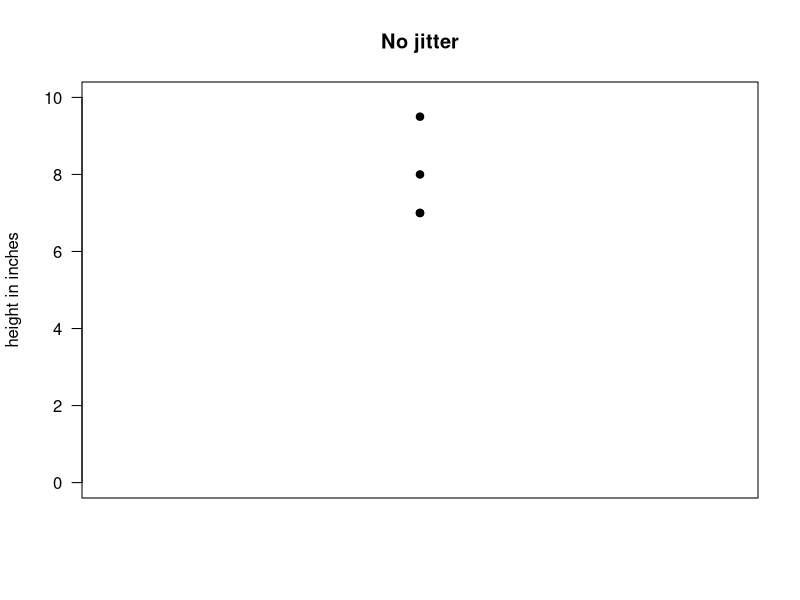
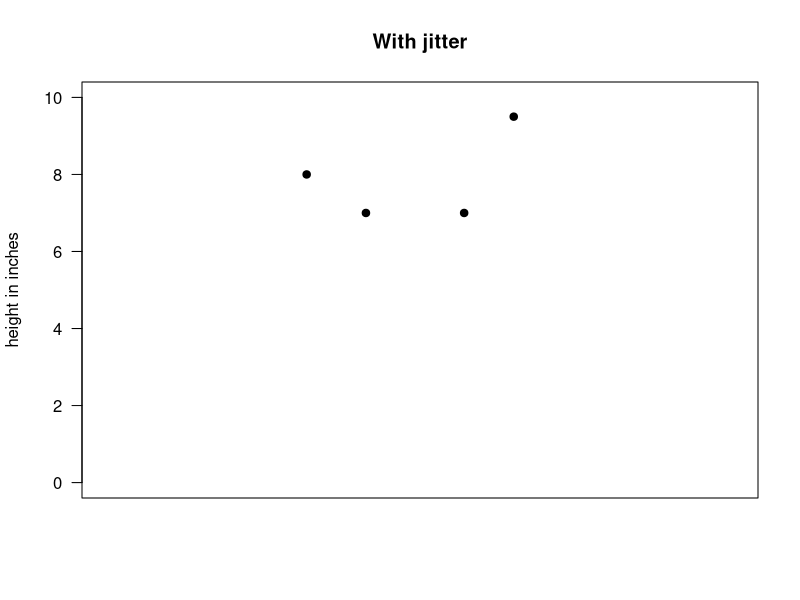
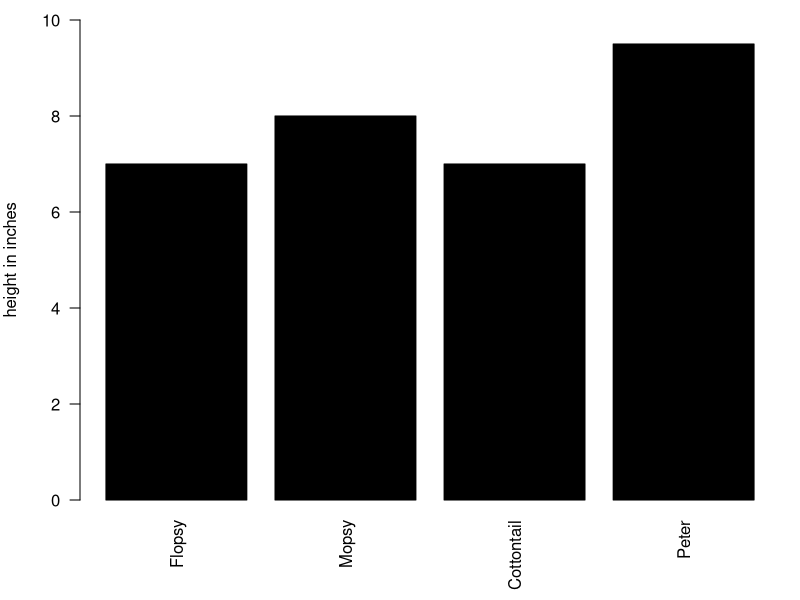
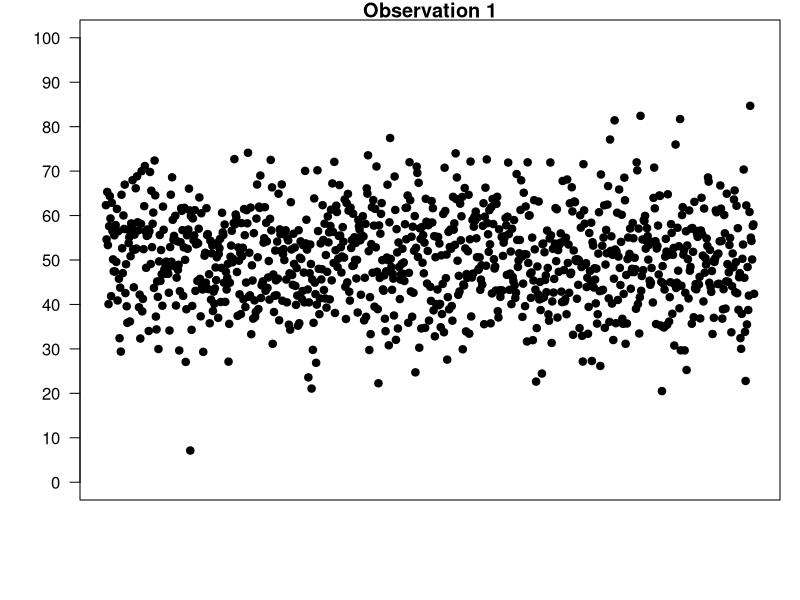
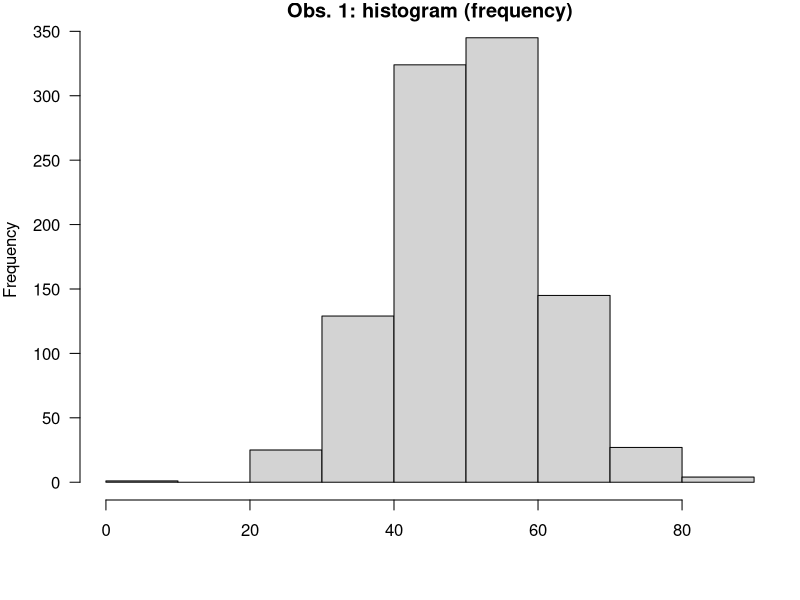
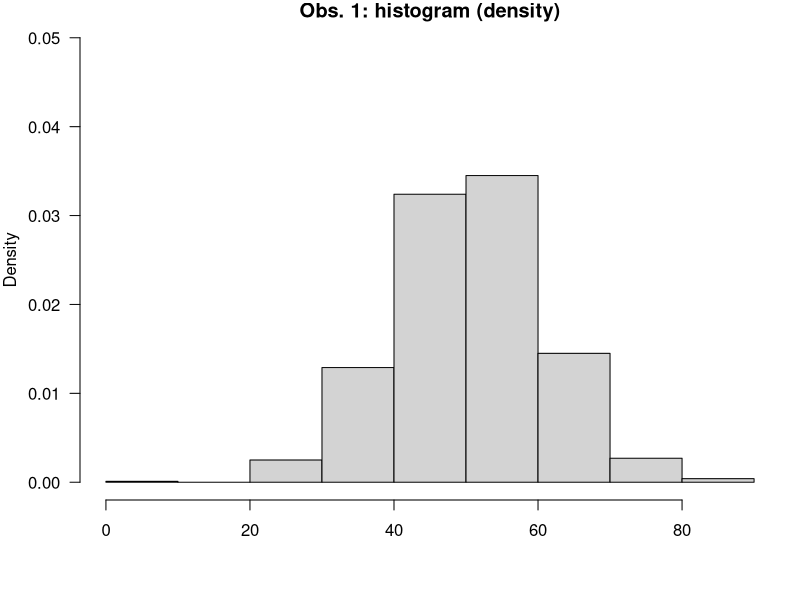
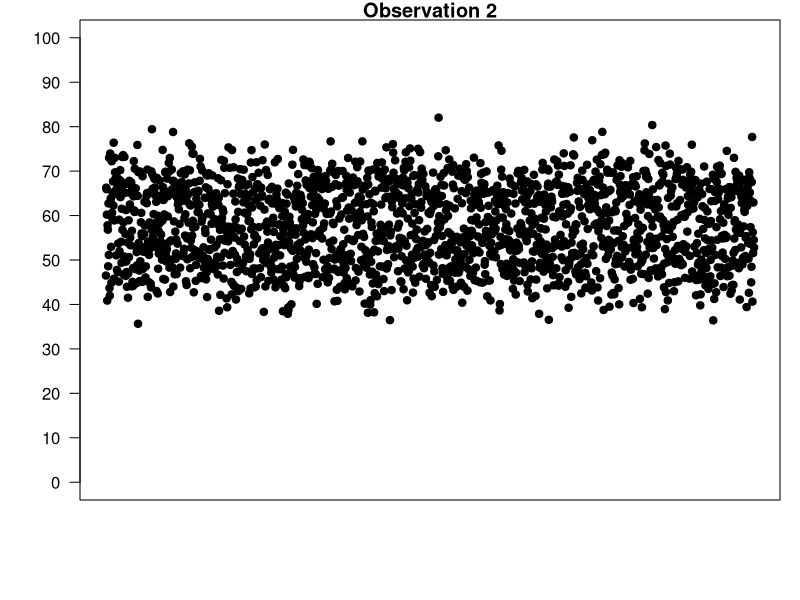
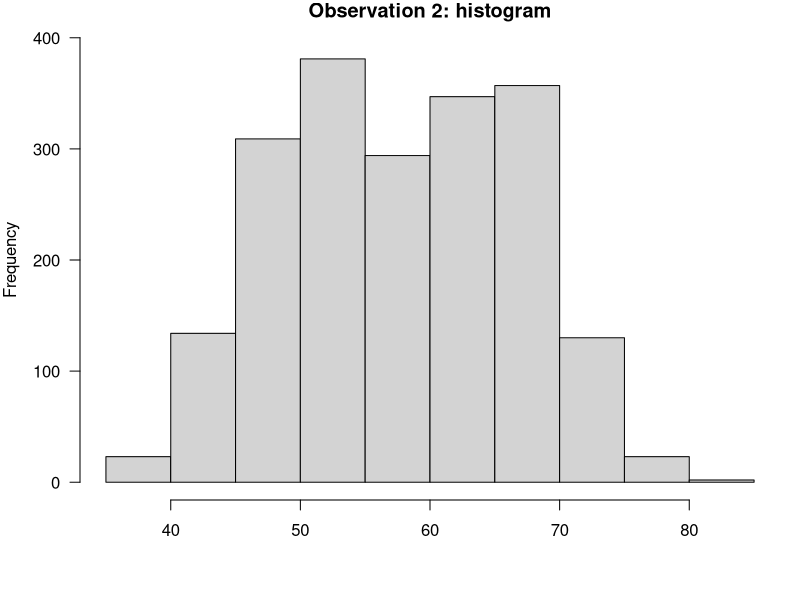

Here is the R script that generated these plots, in order:
## ---- chunk 1
knitr::opts_chunk$set(comment = NA)
knitr::opts_chunk$set( prompt=TRUE ) 

knitr::knit_hooks$set(small.mar = function(before, options, envir) {
    if (before) par(mar = c(2, 2, 1, 1))  # smaller margin on top and right
})
knitr::knit_hooks$set(left.mar = function(before, options, envir) {
    if (before) par(mar = c(2, 4, 1, 1))  # smaller margin on top and right
})
knitr::knit_hooks$set(med.mar = function(before, options, envir) {
    if (before) par(mar = c(4, 4, 1, 1))  # smaller margin on top and right
})
knitr::knit_hooks$set(bottom.mar = function(before, options, envir) {
    if (before) par(mar = c(3, 2, 1, 1))  # smaller margin on top and right
})
## ---- chunk 2
height = c(7,8,7,9.5)
weight = c(4,3.2, 3.7, 5.4)
myTable=data.frame(height, weight)
rownames(myTable)=c('Flopsy','Mopsy','Cottontail','Peter')

my_observations = rnorm(1000, mean=50, sd=10)
my_bivariate = c( rnorm(1000, mean=50, sd=5), rnorm(1000, mean=65, sd=5) )
pap_no = c( 9,17,9,0,15,12,7,0,0,0,13,10,0,0,0,8,1,7,4,
  7,2,12,1,4,0,35,6,9,0,0,12,16,16,0,6,3,0,4,
  0,0,0,0,3,2,1,7,5,23,2,3,3,5,0,3,5,17,1,
  1,4,21,0,0,2,14,5,2,0,3,6,2,1)

MCV = c( 59.5,49.0,48.7,50.1,49.9,54.5,57.0,63.2,47.5,65.1,63.5,61.3,77.3,50.2,50.9,66.4,62.1,49.7,58.2,60.0,54.8,45.3,48.8,61.2,47.8,53.4,60.1,61.4,
57.9,61.2,62.1,64.6,61.3,45.8,65.9,47.6,59.4,63.5,52.2,51.8,75.9,51.3,60.6,55.7,69.3,50.5,57.7,54.6,67.7,60.5,54.4,58.6,73.6,60.0,53.2,49.6,
56.4,62.0,48.9,52.9,50.1,56.3,56.6,64.3,59.3,57.3,57.2,48.1,46.6,45.2,48.7,60.6,48.0,47.5,52.7,49.7,56.4,51.2,46.1,43.8,51.7,47.4,59.0,54.1,
47.9,43.6,47.6,53.7,45.2,48.7,49.7,46.6,51.2,46.1,50.6,54.2,47.4,52.7,51.7,50.6,49.5,55.1,51.9,59.6,46.3,51.0,48.3,50.2,56.5,56.3,46.5,45.8,
55.3,47.0,49.8,47.6,56.9,55.4,52.9,58.1,58.2,56.0,57.0,48.6,55.4,58.3,57.2,58.6,55.0,65.5,60.7,45.5,44.1,47.2,50.4,46.7,55.1,52.5,53.1,55.2,
52.3,50.5,48.9,45.2,53.3,48.4,55.0,55.4,49.2,43.6,52.2,51.6,49.0,51.0,60.4,45.7,55.0,50.5,46.8,46.4,46.5,54.4,46.1,48.4,56.1,55.2,56.8,58.1,
47.7,55.0,58.6,55.2,47.2,46.5,58.2,56.7,58.9,57.3,54.2,54.6,54.9,55.7,54.7,56.1,55.3,51.1,48.3,46.2,51.6,54.7,49.9,54.0,55.8,49.6,46.2,58.4,
52.4,44.7,47.8,59.2,57.3,49.6,45.9,44.3,57.0,44.4,47.8,49.4,50.7,56.0,47.6,52.8,46.0,47.6,51.4,55.4,45.5,46.2,47.1,51.3,52.4,49.4,48.0,46.2)

## ---- chunk 3
eye_color = c("brown", "blue", "blue", "green","blue","grey")
eye_color
f_eye_color = factor(eye_color)
f_eye_color
## ---- chunk 4
plot( c(1,1,1,1), myTable$height, ylim=c(0,10), xlim=c(0.8, 1.2),
      ylab="height in inches", xlab="", axes=FALSE, main="No jitter", pch=19 )
box()
axis(2, seq(from=0, to=10, by=2), las=1)


x_locations = jitter( c(1,1,1,1), factor=5 )
plot( x_locations, myTable$height, ylim=c(0,10), xlim=c(0.8, 1.2),
      ylab="height in inches", xlab="", axes=FALSE, main="With jitter", pch=19 )
box()
axis(2, seq(from=0, to=10, by=2), las=1)
## ---- chunk 5
par(mar=c(5,4,1,1))
barplot( myTable$height, names.arg=rownames(myTable), las=2,
         ylab="height in inches", xlab="", ylim=c(0,10), col="black"  )
## ---- chunk 6
plot(my_observations,  pch=19, ylab="", xlab="",
     ylim=c(0,100), axes=FALSE, main="Observation 1")
box()
axis(2, seq(from=0, to=100, by=10), las=1)
## ---- chunk 7
h=hist(my_observations, las=1, xlab="", 
        col="lightgray", main="Obs. 1: histogram (frequency)")
## ---- chunk 8
freq_break_begin=h$breaks[which(h$counts==max(h$counts))][1]
freq_break_end=h$breaks[which(h$counts==max(h$counts))[1]+1]
## ---- chunk 9
h=hist(my_observations, las=1, xlab="", freq=FALSE, ylim=c(0,0.05),
       col="lightgray", main="Obs. 1: histogram (density)")
## ---- chunk 10
plot(sample(my_bivariate),  pch=19, ylab="", xlab="",
     ylim=c(0,100), axes=FALSE, main="Observation 2")
box()
axis(2, seq(from=0, to=100, by=10), las=1)
## ---- chunk 11
h=hist(my_bivariate, las=1, xlab="", main="Observation 2: histogram", ylim=c(0,400), col="lightgray" )
## ---- chunk 12
hist(MCV, breaks=5, main="MCV, wider bins", col="lightgray", xlim=c(40,80), ylim=c(0,80), las=1 )
hist(MCV, breaks=20, main="MCV, narrower bins", col="lightgray", xlim=c(40,80), ylim=c(0,40), las=1 )
## ---- chunk 13
par(mar=c(3,1,1,1))
vals = rnorm(10, mean=10, sd=3)
valskew=c()
ylocs =  jitter( rep(1,length(vals)), 3)
plot( c(vals, valskew),  
      c( ylocs, rep(1, length(valskew) ) ),
      pch=19, axes=FALSE, xlab="", ylab="", xlim=c(0, 50), ylim=c(0.8, 1.2), col="#11111133" )
box()
axis(1, seq(0,50,10))
mu = mean( c(vals, valskew) )
lines( c(mu, mu), c(0.8, 1.2), lwd=2)
legend( 25, 1.2, c("mean"), lty=c(1), lwd=2, box.col="white" )

## ---- chunk 14
par(mar=c(3,1,1,1))
plot( c(vals, valskew),  
      c( ylocs, rep(1, length(valskew) ) ),
      pch=19, axes=FALSE, xlab="", ylab="", xlim=c(0, 50), ylim=c(0.8, 1.2), col="#11111133" )
box()
axis(1, seq(0,50,10))
mu = mean( c(vals, valskew) )
lines( c(mu, mu), c(0.8, 1.2), lwd=2)
med = median( vals )
lines( c(med, med), c(0.8, 1.2), lwd=2, lty=2)
legend( 25, 1.24, c("mean", "median"), lty=c(1,2), lwd=2, box.col="white" )


valskew = c(26, 38, 35, 49)
plot( c(vals, valskew),  
      c( ylocs, rep(1, length(valskew) ) ),
      pch=19, axes=FALSE, xlab="", ylab="", xlim=c(0, 50), ylim=c(0.8, 1.2), col="#11111133" )
box()
axis(1, seq(0,50,10))
mu = mean( c(vals, valskew) )
lines( c(mu, mu), c(0.8, 1.2), lwd=2)
med = median( vals )
lines( c(med, med), c(0.8, 1.2), lwd=2, lty=2)
legend( 25, 1.24, c("mean", "median"), lty=c(1,2), lwd=2, box.col="white" )

## ---- chunk 15
vv = rnorm( 100, mean=5)
par(mar=c(2,3,1,1))
hist(vv, las=1, xlim=c(0,10), main="Histogram" )
box()
boxplot( vv, las=1, ylim=c(0, 10), boxwex=0.5, main="Box and whiskers" )
## ---- chunk 16
vv2 = c( rnorm( 100, mean=5), rnorm( 10, mean=9), 12,12,14,15 )
par(mar=c(2,3,1,1))
hist(vv2, las=1, xlim=c(0,20), main="Histogram, slight right skew")
box()
boxplot( vv2, las=1, ylim=c(0, 20), boxwex=0.5, main="Box and whiskers" )
## ---- chunk 17
vv2 = vv2[vv2>4.5]
vv2 = c(vv2, 7,8,8,9,9,10,11)
par(mar=c(2,3,1,1))
hist(vv2, las=1, xlim=c(0,20), main="Histogram right-skew", breaks=10)
box()
boxplot( vv2, las=1, ylim=c(0, 20), boxwex=0.5, main="Box and whiskers, right-skew" )
## ---- chunk 18
par(mar=c(4,4,2,1))
x = seq(-4,4,length=1000)
y = dnorm(x,mean=0, sd=1)
plot(x,y, type="l", lwd=1, ylab="Density", xlab="Standard units", main="standard normal curve")
